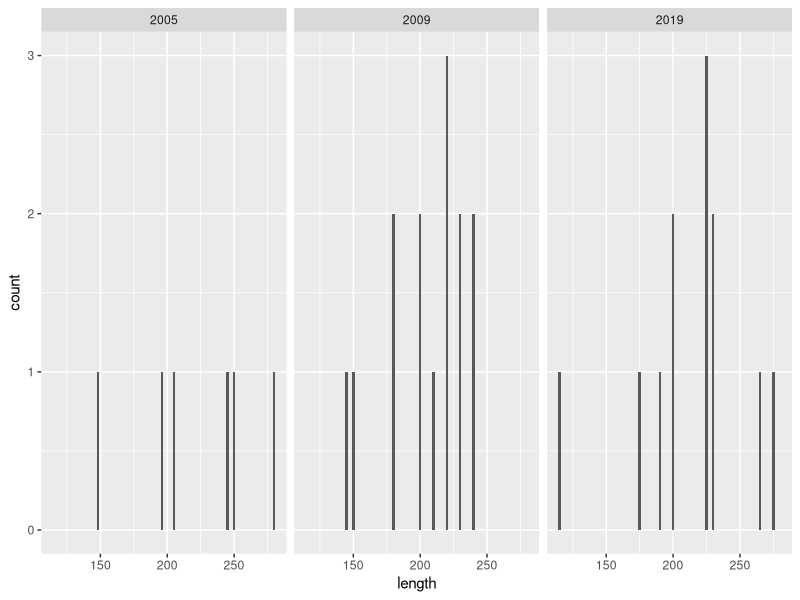
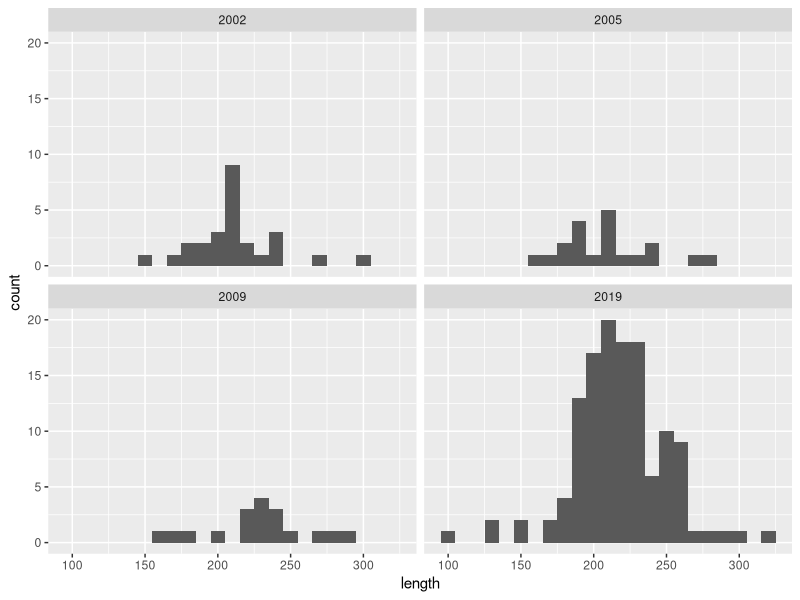
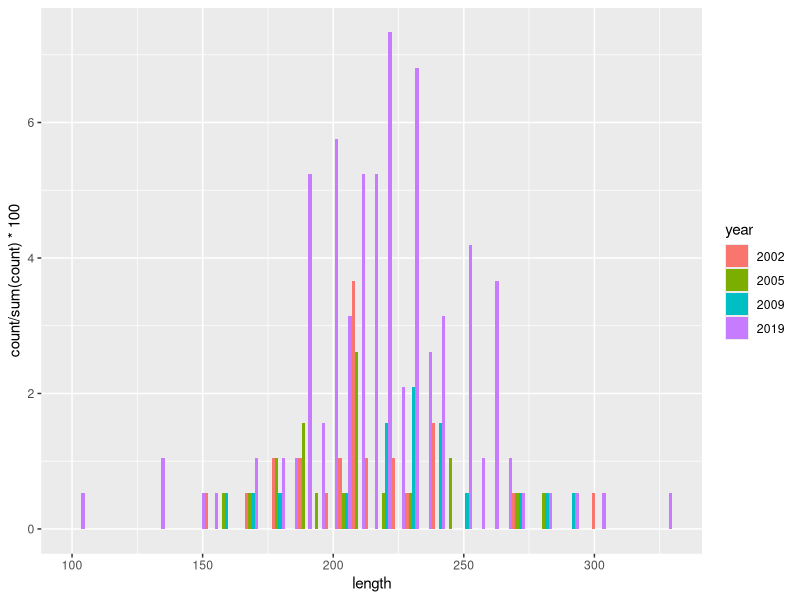

Here is the R script that generated these plots, in order: (Note: this script raises an error after producing the figures.)

library(tidyverse)

bdm_lf <- read_csv("data/bdm_length_frequency.csv") 

bdm_echinites <- bdm_lf %>% 
  filter(str_detect(species, 'echinites|echin|tes')) 

bdm_echinites %>% 
  ggplot(aes(x = length)) +
  geom_bar(binwidth = 5)+
  facet_wrap(~year)

bdm_whit <-  bdm_lf %>% 
  filter(species == "Holothuria whitmaei")
  
#group_by(year)
  
bdm_whit %>% 
  ggplot(aes(x = length)) +
  geom_histogram(binwidth = 10)+
  facet_wrap(~year)

bdm_whit$year <- as.character(bdm_whit$year)

bdm_whit %>% 
  ggplot(aes(x = length, group = year, fill = year)) +
  geom_histogram(aes(y = stat(count) / sum(count) * 100), 
                 bins = 45, position = "dodge") 
  
#guides(fill = guide_legend(byrow = "TRUE"))


#guides(colour = guide_colorbar(order = 1),
#alpha = guide_legend(order = 2))
  
  
#scale_x_discrete(limits = c("1995", "2005", "2009", "2019")) +
#scale_fill_discrete(name = "Year", labels = c("1995", "2005", "2009", "2019"))

#filter(!is.na(length), !is.na(weight))
#filter(bdm_lf, species == "Actinopyga echinites") 
#group_by(year)

bdm_density <- read_csv("data/bdm_density_average_sea cucumber_edit.csv")

bdm_whitmaei <- bdm_density %>% 
  select('holothuria_whitmaei', 'zone', 'samocc', 'strata')

whitmaei_reeftop <- filter(bdm_whitmaei, strata == "Reef top") 
group_by(zone)

whit_fourzone <- filter(whitmaei_reeftop, zone == "Don Cay"| zone == "Cumberland" | zone == "Barrier" | zone == "Darnley" | zone == "Seven Reefs" | zone == "Great North East Channel") 

#arrange(whit_fourzone, desc(samocc))

ggplot(whit_fourzone, aes(x= samocc, colour = samocc)) +
  geom_density() +
  facet_wrap(~ zone)

whit_fourzone %>% 
  ggplot(aes(samocc)) +
  geom_density()

whit_fourzone %>% 
  ggplot(aes(samocc, colour = zone)) +
  geom_density()
  
#level_order <- c("RR195", "ETS02", "ETS05","ETS09", "ETS19")  
#fct_relevel(samocc,"RR195", "ETS02", "ETS05","ETS09", "ETS19"))
